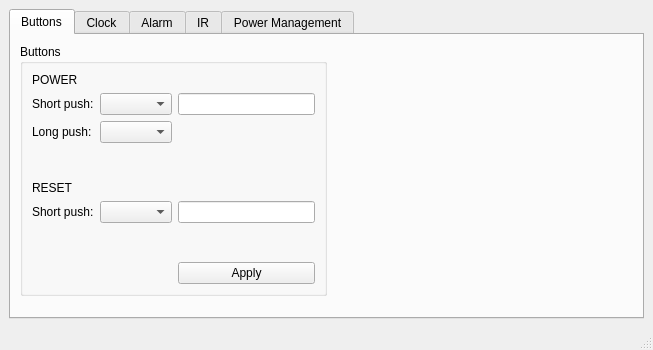
<?xml version="1.0" encoding="UTF-8"?>
<ui version="4.0">
 <class>MainWindow</class>
 <widget class="QMainWindow" name="MainWindow">
  <property name="geometry">
   <rect>
    <x>0</x>
    <y>0</y>
    <width>653</width>
    <height>350</height>
   </rect>
  </property>
  <property name="windowTitle">
   <string notr="true">PicnicHat Configuration</string>
  </property>
  <widget class="QWidget" name="centralwidget">
   <layout class="QGridLayout" name="gridLayout">
    <item row="0" column="0">
     <widget class="QTabWidget" name="tabWidget">
      <property name="currentIndex">
       <number>0</number>
      </property>
      <widget class="QWidget" name="tab">
       <attribute name="title">
        <string>Buttons</string>
       </attribute>
       <layout class="QGridLayout" name="gridLayout_7">
        <item row="0" column="0">
         <widget class="QGroupBox" name="groupBox_3">
          <property name="title">
           <string>Buttons</string>
          </property>
          <layout class="QGridLayout" name="gridLayout_3">
           <item row="0" column="0">
            <layout class="QGridLayout" name="gridLayout_2">
             <item row="7" column="2">
              <widget class="QPushButton" name="pushButton_buttons_apply">
               <property name="text">
                <string>Apply</string>
               </property>
              </widget>
             </item>
             <item row="1" column="2">
              <widget class="QLineEdit" name="lineEdit_buttons_power"/>
             </item>
             <item row="0" column="0">
              <widget class="QLabel" name="label_4">
               <property name="text">
                <string>POWER</string>
               </property>
              </widget>
             </item>
             <item row="2" column="0">
              <widget class="QLabel" name="label_2">
               <property name="text">
                <string>Long push:</string>
               </property>
              </widget>
             </item>
             <item row="5" column="2">
              <widget class="QLineEdit" name="lineEdit_buttons_reset"/>
             </item>
             <item row="6" column="2">
              <spacer name="verticalSpacer">
               <property name="orientation">
                <enum>Qt::Vertical</enum>
               </property>
               <property name="sizeHint" stdset="0">
                <size>
                 <width>20</width>
                 <height>40</height>
                </size>
               </property>
              </spacer>
             </item>
             <item row="2" column="1">
              <widget class="QComboBox" name="comboBox_buttons_power_long"/>
             </item>
             <item row="4" column="0">
              <widget class="QLabel" name="label_5">
               <property name="text">
                <string>RESET</string>
               </property>
              </widget>
             </item>
             <item row="5" column="0">
              <widget class="QLabel" name="label_3">
               <property name="text">
                <string>Short push:</string>
               </property>
              </widget>
             </item>
             <item row="1" column="0">
              <widget class="QLabel" name="label">
               <property name="text">
                <string>Short push:</string>
               </property>
              </widget>
             </item>
             <item row="1" column="1">
              <widget class="QComboBox" name="comboBox_buttons_power_short"/>
             </item>
             <item row="5" column="1">
              <widget class="QComboBox" name="comboBox_buttons_reset_short"/>
             </item>
             <item row="3" column="1">
              <spacer name="verticalSpacer_5">
               <property name="orientation">
                <enum>Qt::Vertical</enum>
               </property>
               <property name="sizeHint" stdset="0">
                <size>
                 <width>20</width>
                 <height>40</height>
                </size>
               </property>
              </spacer>
             </item>
            </layout>
           </item>
          </layout>
         </widget>
        </item>
        <item row="0" column="1">
         <spacer name="horizontalSpacer_2">
          <property name="orientation">
           <enum>Qt::Horizontal</enum>
          </property>
          <property name="sizeHint" stdset="0">
           <size>
            <width>216</width>
            <height>20</height>
           </size>
          </property>
         </spacer>
        </item>
        <item row="1" column="0">
         <spacer name="verticalSpacer_2">
          <property name="orientation">
           <enum>Qt::Vertical</enum>
          </property>
          <property name="sizeHint" stdset="0">
           <size>
            <width>20</width>
            <height>26</height>
           </size>
          </property>
         </spacer>
        </item>
       </layout>
      </widget>
      <widget class="QWidget" name="tab_2">
       <attribute name="title">
        <string>Clock</string>
       </attribute>
       <layout class="QGridLayout" name="gridLayout_6">
        <item row="0" column="0">
         <layout class="QVBoxLayout" name="verticalLayout">
          <item>
           <widget class="QGroupBox" name="groupBox">
            <property name="title">
             <string>Watchdog</string>
            </property>
            <layout class="QGridLayout" name="gridLayout_4">
             <item row="0" column="0">
              <widget class="QCheckBox" name="checkBox_clock">
               <property name="text">
                <string>Enable Watchdog</string>
               </property>
              </widget>
             </item>
            </layout>
           </widget>
          </item>
          <item>
           <widget class="QGroupBox" name="groupBox_2">
            <property name="title">
             <string>Clock</string>
            </property>
            <layout class="QGridLayout" name="gridLayout_5">
             <item row="0" column="0">
              <widget class="QPushButton" name="pushButton_clock_sync_from_RTC">
               <property name="text">
                <string>Set system clock from RTC</string>
               </property>
              </widget>
             </item>
             <item row="1" column="0">
              <widget class="QPushButton" name="pushButton_clock_sync_from_system">
               <property name="text">
                <string>Set RTC from system clock</string>
               </property>
              </widget>
             </item>
             <item row="2" column="0">
              <widget class="QPushButton" name="pushButton_clock_manually">
               <property name="text">
                <string>Set system clock manually</string>
               </property>
              </widget>
             </item>
             <item row="2" column="1">
              <widget class="QDateTimeEdit" name="dateTimeEdit_clock"/>
             </item>
            </layout>
           </widget>
          </item>
          <item>
           <spacer name="verticalSpacer_3">
            <property name="orientation">
             <enum>Qt::Vertical</enum>
            </property>
            <property name="sizeHint" stdset="0">
             <size>
              <width>20</width>
              <height>40</height>
             </size>
            </property>
           </spacer>
          </item>
         </layout>
        </item>
        <item row="0" column="1">
         <spacer name="horizontalSpacer">
          <property name="orientation">
           <enum>Qt::Horizontal</enum>
          </property>
          <property name="sizeHint" stdset="0">
           <size>
            <width>270</width>
            <height>20</height>
           </size>
          </property>
         </spacer>
        </item>
        <item row="1" column="0">
         <spacer name="verticalSpacer_4">
          <property name="orientation">
           <enum>Qt::Vertical</enum>
          </property>
          <property name="sizeHint" stdset="0">
           <size>
            <width>20</width>
            <height>17</height>
           </size>
          </property>
         </spacer>
        </item>
       </layout>
      </widget>
      <widget class="QWidget" name="tab_3">
       <attribute name="title">
        <string>Alarm</string>
       </attribute>
       <layout class="QGridLayout" name="gridLayout_8">
        <item row="0" column="0">
         <widget class="QGroupBox" name="groupBox_4">
          <property name="title">
           <string>Wakeup alarm settings</string>
          </property>
          <layout class="QHBoxLayout" name="horizontalLayout">
           <item>
            <layout class="QVBoxLayout" name="verticalLayout_2">
             <item>
              <widget class="QLabel" name="label_6">
               <property name="text">
                <string>Type</string>
               </property>
              </widget>
             </item>
             <item>
              <widget class="QComboBox" name="comboBox_alarm_type_1">
               <item>
                <property name="text">
                 <string>Disabled</string>
                </property>
               </item>
               <item>
                <property name="text">
                 <string>Single</string>
                </property>
               </item>
               <item>
                <property name="text">
                 <string>Every day</string>
                </property>
               </item>
               <item>
                <property name="text">
                 <string>Every X hours</string>
                </property>
               </item>
               <item>
                <property name="text">
                 <string>Every X minutes</string>
                </property>
               </item>
              </widget>
             </item>
             <item>
              <widget class="QComboBox" name="comboBox_alarm_type_2">
               <item>
                <property name="text">
                 <string>Disabled</string>
                </property>
               </item>
               <item>
                <property name="text">
                 <string>Single</string>
                </property>
               </item>
               <item>
                <property name="text">
                 <string>Every day</string>
                </property>
               </item>
               <item>
                <property name="text">
                 <string>Every X hours</string>
                </property>
               </item>
               <item>
                <property name="text">
                 <string>Every X minutes</string>
                </property>
               </item>
              </widget>
             </item>
             <item>
              <widget class="QComboBox" name="comboBox_alarm_type_3">
               <item>
                <property name="text">
                 <string>Disabled</string>
                </property>
               </item>
               <item>
                <property name="text">
                 <string>Single</string>
                </property>
               </item>
               <item>
                <property name="text">
                 <string>Every day</string>
                </property>
               </item>
               <item>
                <property name="text">
                 <string>Every X hours</string>
                </property>
               </item>
               <item>
                <property name="text">
                 <string>Every X minutes</string>
                </property>
               </item>
              </widget>
             </item>
             <item>
              <widget class="QComboBox" name="comboBox_alarm_type_4">
               <item>
                <property name="text">
                 <string>Disabled</string>
                </property>
               </item>
               <item>
                <property name="text">
                 <string>Single</string>
                </property>
               </item>
               <item>
                <property name="text">
                 <string>Every day</string>
                </property>
               </item>
               <item>
                <property name="text">
                 <string>Every X hours</string>
                </property>
               </item>
               <item>
                <property name="text">
                 <string>Every X minutes</string>
                </property>
               </item>
              </widget>
             </item>
             <item>
              <widget class="QComboBox" name="comboBox_alarm_type_5">
               <item>
                <property name="text">
                 <string>Disabled</string>
                </property>
               </item>
               <item>
                <property name="text">
                 <string>Single</string>
                </property>
               </item>
               <item>
                <property name="text">
                 <string>Every day</string>
                </property>
               </item>
               <item>
                <property name="text">
                 <string>Every X hours</string>
                </property>
               </item>
               <item>
                <property name="text">
                 <string>Every X minutes</string>
                </property>
               </item>
              </widget>
             </item>
            </layout>
           </item>
           <item>
            <layout class="QVBoxLayout" name="verticalLayout_3">
             <item>
              <widget class="QLabel" name="label_7">
               <property name="text">
                <string>Parameter</string>
               </property>
              </widget>
             </item>
             <item>
              <widget class="QLineEdit" name="lineEdit_alarm_parameter_1"/>
             </item>
             <item>
              <widget class="QLineEdit" name="lineEdit_alarm_parameter_2"/>
             </item>
             <item>
              <widget class="QLineEdit" name="lineEdit_alarm_parameter_3"/>
             </item>
             <item>
              <widget class="QLineEdit" name="lineEdit_alarm_parameter_4"/>
             </item>
             <item>
              <widget class="QLineEdit" name="lineEdit_alarm_parameter_5"/>
             </item>
            </layout>
           </item>
           <item>
            <layout class="QVBoxLayout" name="verticalLayout_4">
             <item>
              <widget class="QLabel" name="label_8">
               <property name="text">
                <string>Action</string>
               </property>
              </widget>
             </item>
             <item>
              <widget class="QComboBox" name="comboBox_alarm_action_1">
               <item>
                <property name="text">
                 <string>Exec user script</string>
                </property>
               </item>
               <item>
                <property name="text">
                 <string>Turn on</string>
                </property>
               </item>
               <item>
                <property name="text">
                 <string>Turn off</string>
                </property>
               </item>
              </widget>
             </item>
             <item>
              <widget class="QComboBox" name="comboBox_alarm_action_2">
               <item>
                <property name="text">
                 <string>Exec user script</string>
                </property>
               </item>
               <item>
                <property name="text">
                 <string>Turn on</string>
                </property>
               </item>
               <item>
                <property name="text">
                 <string>Turn off</string>
                </property>
               </item>
              </widget>
             </item>
             <item>
              <widget class="QComboBox" name="comboBox_alarm_action_3">
               <item>
                <property name="text">
                 <string>Exec user script</string>
                </property>
               </item>
               <item>
                <property name="text">
                 <string>Turn on</string>
                </property>
               </item>
               <item>
                <property name="text">
                 <string>Turn off</string>
                </property>
               </item>
              </widget>
             </item>
             <item>
              <widget class="QComboBox" name="comboBox_alarm_action_4">
               <item>
                <property name="text">
                 <string>Exec user script</string>
                </property>
               </item>
               <item>
                <property name="text">
                 <string>Turn on</string>
                </property>
               </item>
               <item>
                <property name="text">
                 <string>Turn off</string>
                </property>
               </item>
              </widget>
             </item>
             <item>
              <widget class="QComboBox" name="comboBox_alarm_action_5">
               <item>
                <property name="text">
                 <string>Exec user script</string>
                </property>
               </item>
               <item>
                <property name="text">
                 <string>Turn on</string>
                </property>
               </item>
               <item>
                <property name="text">
                 <string>Turn off</string>
                </property>
               </item>
              </widget>
             </item>
            </layout>
           </item>
           <item>
            <layout class="QVBoxLayout" name="verticalLayout_5">
             <item>
              <widget class="QLabel" name="label_9">
               <property name="text">
                <string>Script</string>
               </property>
              </widget>
             </item>
             <item>
              <widget class="QLineEdit" name="lineEdit_alarm_script_1"/>
             </item>
             <item>
              <widget class="QLineEdit" name="lineEdit_alarm_script_2"/>
             </item>
             <item>
              <widget class="QLineEdit" name="lineEdit_alarm_script_3"/>
             </item>
             <item>
              <widget class="QLineEdit" name="lineEdit_alarm_script_4"/>
             </item>
             <item>
              <widget class="QLineEdit" name="lineEdit_alarm_script_5"/>
             </item>
            </layout>
           </item>
          </layout>
         </widget>
        </item>
        <item row="0" column="1">
         <spacer name="horizontalSpacer_3">
          <property name="orientation">
           <enum>Qt::Horizontal</enum>
          </property>
          <property name="sizeHint" stdset="0">
           <size>
            <width>50</width>
            <height>20</height>
           </size>
          </property>
         </spacer>
        </item>
        <item row="1" column="0">
         <layout class="QHBoxLayout" name="horizontalLayout_2">
          <item>
           <spacer name="horizontalSpacer_4">
            <property name="orientation">
             <enum>Qt::Horizontal</enum>
            </property>
            <property name="sizeHint" stdset="0">
             <size>
              <width>40</width>
              <height>20</height>
             </size>
            </property>
           </spacer>
          </item>
          <item>
           <widget class="QPushButton" name="pushButton_alarm_apply">
            <property name="text">
             <string>Apply</string>
            </property>
           </widget>
          </item>
         </layout>
        </item>
        <item row="2" column="0">
         <spacer name="verticalSpacer_10">
          <property name="orientation">
           <enum>Qt::Vertical</enum>
          </property>
          <property name="sizeHint" stdset="0">
           <size>
            <width>20</width>
            <height>0</height>
           </size>
          </property>
         </spacer>
        </item>
       </layout>
      </widget>
      <widget class="QWidget" name="tab_4">
       <attribute name="title">
        <string>IR</string>
       </attribute>
      </widget>
      <widget class="QWidget" name="tab_5">
       <attribute name="title">
        <string>Power Management</string>
       </attribute>
      </widget>
     </widget>
    </item>
   </layout>
  </widget>
  <widget class="QMenuBar" name="menubar">
   <property name="geometry">
    <rect>
     <x>0</x>
     <y>0</y>
     <width>653</width>
     <height>20</height>
    </rect>
   </property>
  </widget>
  <widget class="QStatusBar" name="statusbar"/>
 </widget>
 <resources/>
 <connections/>
</ui>
